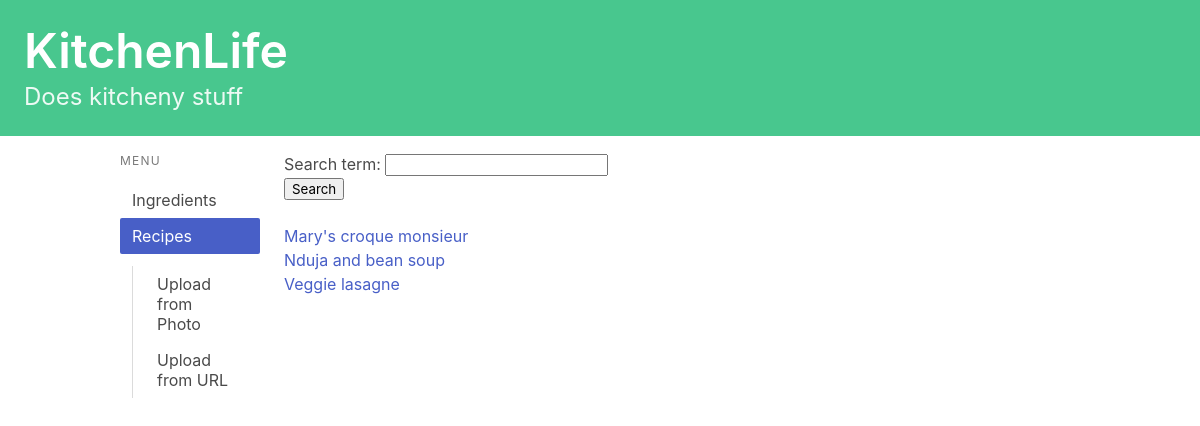
Before: /recipes/ with the older database file.
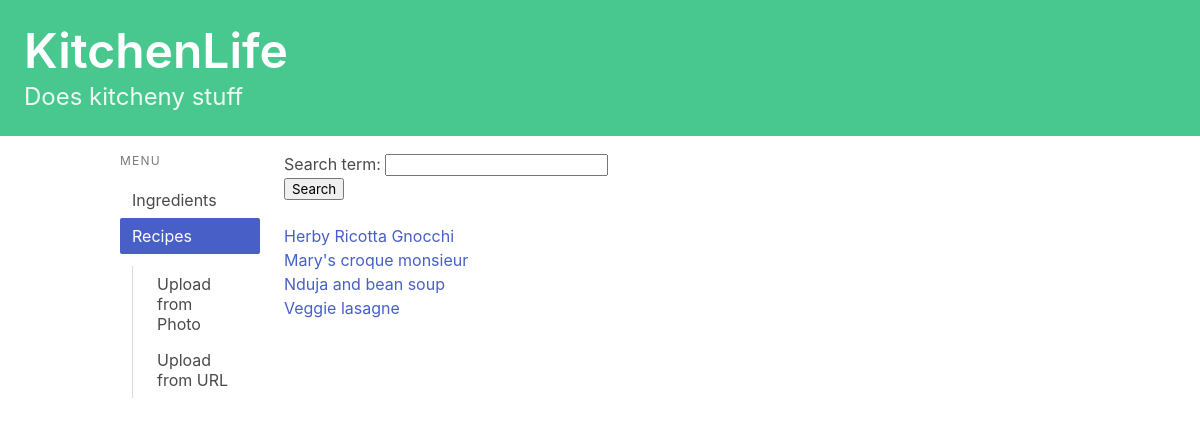
After: the same page with the newer database file.
### recipes/models.py (models this page shows, shortened)
class Recipe(models.Model):
    name = models.CharField(max_length=200)
    method = models.TextField(max_length=5000)
    ingredients_string = models.TextField(max_length=1000)#Plain text of ingredients
    book = models.CharField(max_length=200, null = True, blank = True)
    page = models.CharField(max_length=5, null = True, blank = True)
    serves = models.CharField(max_length=5, null = True, blank = True)
    description = models.TextField(max_length=500, null = True, blank = True)
    url = models.URLField(null = True, blank = True)
    jumbled_input = models.TextField(max_length=8000, null = True, blank = True)
    simplified_ingredients = models.TextField(max_length=1000, null = True, blank = True)

### recipes/views.py (the view)
# urls.py: path('', views.index, name='index'),
def index(request):
    if request.method == 'POST':
        form = SearchForm(request.POST)
        if form.is_valid():
            filtered_recipe = form.cleaned_data['search_term']
            recipe_list = Recipe.objects.filter(name__contains=filtered_recipe).order_by("name")
    else:
        form = SearchForm()
        recipe_list = Recipe.objects.all().order_by("name")
    context = {'recipe_list': recipe_list, 'form': form}
    return render(request, 'recipes/index.html', context)

### recipes/forms.py
class SearchForm(forms.Form):
    search_term = forms.CharField(max_length=50)

### recipes/templatetags/is_active.py (called while the page is built)
@register.simple_tag
def is_active(request, url):
    if reverse(url) == request.path:
        return "is-active"
    return ""

### recipes/templates/recipes/index.html (shortened to what this page needs)
{% extends 'base.html' %}
{% block content %}
<ul>
<form method="post">
     {{ form.as_p }}
    <button type="submit">Search</button>
</form>
<br>
{% if recipe_list %}
    {% for recipe in recipe_list %}
    <li><a href="{% url 'recipes:detail' recipe.id %}">{{ recipe.name }}</a></li>
    {% endfor %}
{% else %}
    <p>No recipes are available.</p>
{% endif %}
</ul>
{% endblock content %}

Changed rows visible on the page:
added Recipe: name "Herby Ricotta Gnocchi"
